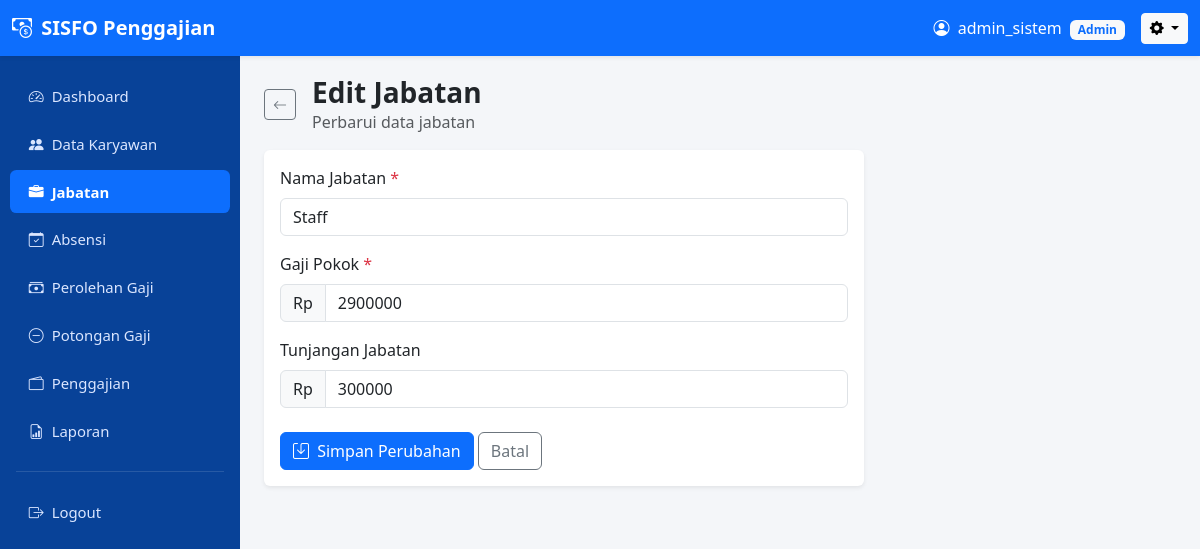
The app's page /jabatan/edit.php?id=103 (signed in) with its own data.
### tables this page shows
CREATE TABLE `jabatan` (
  `id_jabatan` int(11) NOT NULL,
  `nama_jabatan` varchar(100) NOT NULL,
  `gaji_pokok` int(11) NOT NULL,
  `tunjangan_jabatan` int(11) DEFAULT 0
);

### jabatan/edit.php (the view, shortened to what this page needs)
<?php
require_once '../config/config.php';
$id_jabatan = $_GET['id'] ?? $_POST['id_jabatan'] ?? null;
$stmt = $koneksi->prepare("SELECT * FROM jabatan WHERE id_jabatan = :id");
$stmt->bindParam(':id', $id_jabatan);
$stmt->execute();
$jabatan = $stmt->fetch();
$data  = $jabatan;
require_once '../component/header.php';
require_once '../component/sidebar.php';
?>
<div class="d-flex align-items-center mb-3">
    <a href="index.php" class="btn btn-outline-secondary btn-sm me-3">
        <i class="bi bi-arrow-left"></i>
    </a>
    <div>
        <h3 class="fw-bold mb-0">Edit Jabatan</h3>
        <p class="text-muted mb-0">Perbarui data jabatan</p>
    </div>
</div>
<div class="card border-0 shadow-sm" style="max-width: 600px;">
    <div class="card-body">
        <form method="POST" action="edit.php?id=<?= $id_jabatan ?>">
            <div class="mb-3">
                <label class="form-label">Nama Jabatan <span class="text-danger">*</span></label>
                <input type="text" name="nama_jabatan" class="form-control" required
                       value="<?= htmlspecialchars($data['nama_jabatan'] ?? '') ?>">
            </div>
            <div class="mb-3">
                <label class="form-label">Gaji Pokok <span class="text-danger">*</span></label>
                <div class="input-group">
                    <span class="input-group-text">Rp</span>
                    <input type="number" name="gaji_pokok" class="form-control" required min="1" step="1"
                           value="<?= htmlspecialchars($data['gaji_pokok'] ?? '') ?>">
                </div>
            </div>
            <div class="mb-4">
                <label class="form-label">Tunjangan Jabatan</label>
                <div class="input-group">
                    <span class="input-group-text">Rp</span>
                    <input type="number" name="tunjangan_jabatan" class="form-control" min="0" step="1"
                           value="<?= htmlspecialchars($data['tunjangan_jabatan'] ?? '0') ?>">
                </div>
            </div>
            <button type="submit" class="btn btn-primary">
                <i class="bi bi-save me-1"></i> Simpan Perubahan
            </button>
            <a href="index.php" class="btn btn-outline-secondary">Batal</a>
        </form>
    </div>
</div>
<?php require_once '../component/footer.php'; ?>

### records on screen
jabatan: nama_jabatan "Staff", gaji_pokok "2900000", tunjangan_jabatan "300000"

### other values on screen
$nama_tampil "admin_sistem"
$role_tampil "Admin"
$item['label'] "Dashboard"
$item['label'] "Data Karyawan"
$item['label'] "Jabatan"
$item['label'] "Absensi"
$item['label'] "Perolehan Gaji"
$item['label'] "Potongan Gaji"
$item['label'] "Penggajian"
$item['label'] "Laporan"
